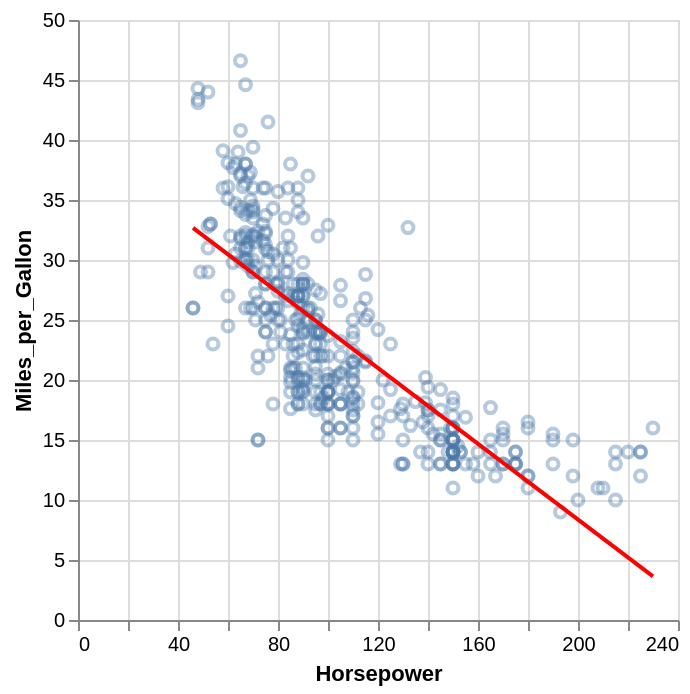

The notebook cell this image was saved under:
### Markdown cell above
Adding layers of graphics using "+".

### Code cell
import altair as alt
from vega_datasets import data

cars = data.cars()

# 1. Base Scatter Plot
points = alt.Chart(cars).mark_point(opacity=0.4).encode(
    x='Horsepower:Q',
    y='Miles_per_Gallon:Q'
)

# 2. Statistical Layer (Regression Line)
# transform_regression allows the grammar to calculate the line for you
line = points.transform_regression('Horsepower', 'Miles_per_Gallon').mark_line(color='red')

# 3. Combine them using the '+' operator
final_chart = points + line

final_chart.show()

### Figure 1 — Vega-Lite specification as saved in the notebook (floating-point values rounded to 4 significant figures; data arrays with more than 128 entries replaced by an {"elided": "..."} marker saying what was removed)
{"config": {"view": {"continuousWidth": 300, "continuousHeight": 300}}, "layer": [{"mark": {"type": "point", "opacity": 0.4}, "encoding": {"x": {"field": "Horsepower", "type": "quantitative"}, "y": {"field": "Miles_per_Gallon", "type": "quantitative"}}}, {"mark": {"type": "line", "color": "red"}, "encoding": {"x": {"field": "Horsepower", "type": "quantitative"}, "y": {"field": "Miles_per_Gallon", "type": "quantitative"}}, "transform": [{"on": "Horsepower", "regression": "Miles_per_Gallon"}]}], "data": {"name": "data-583e73726c1545c56c203344161a975c"}, "$schema": "https://vega.github.io/schema/vega-lite/v5.20.1.json", "datasets": {"data-583e73726c1545c56c203344161a975c": {"elided": "406 records"}}}
